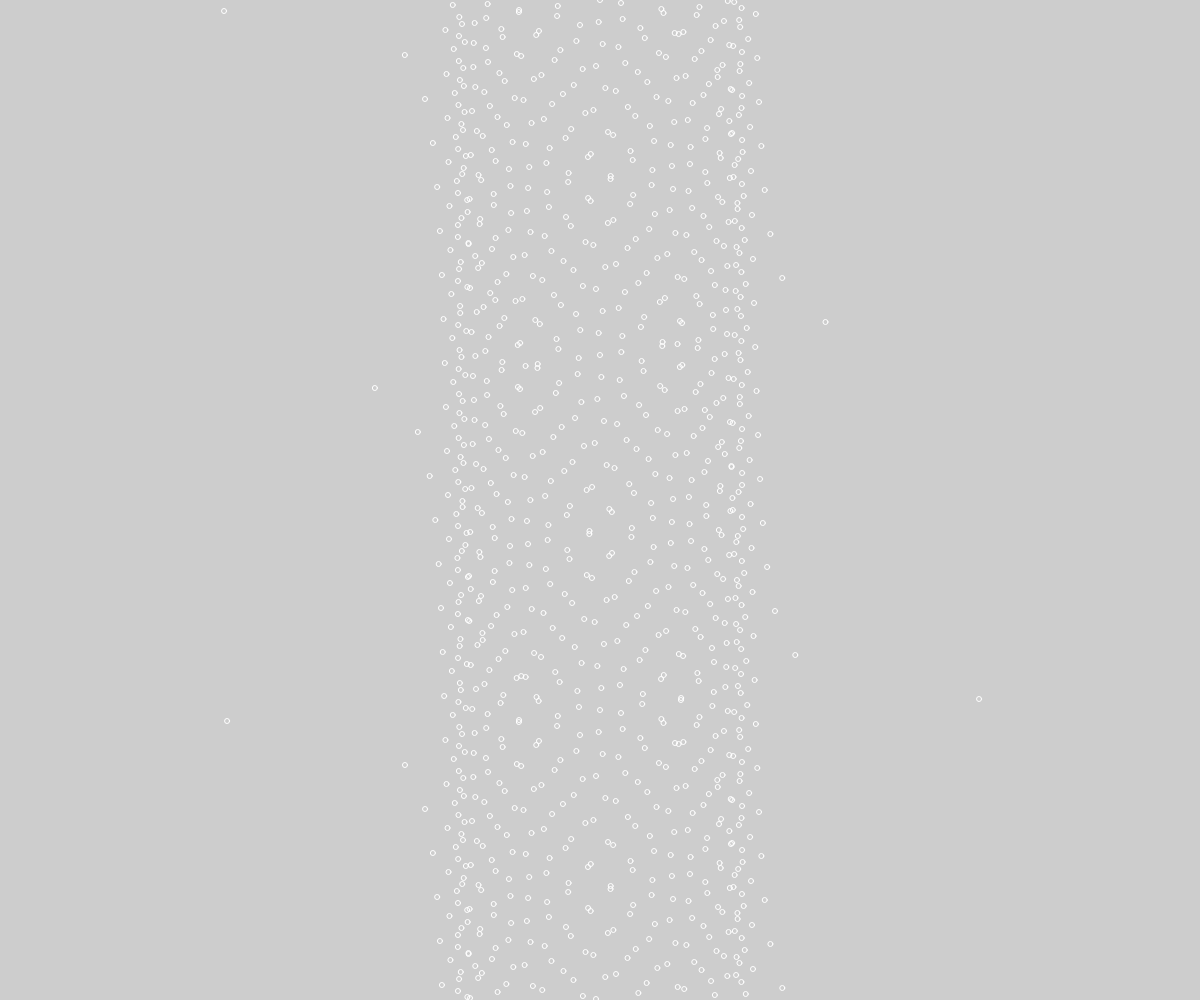
Frame 1 (no input)
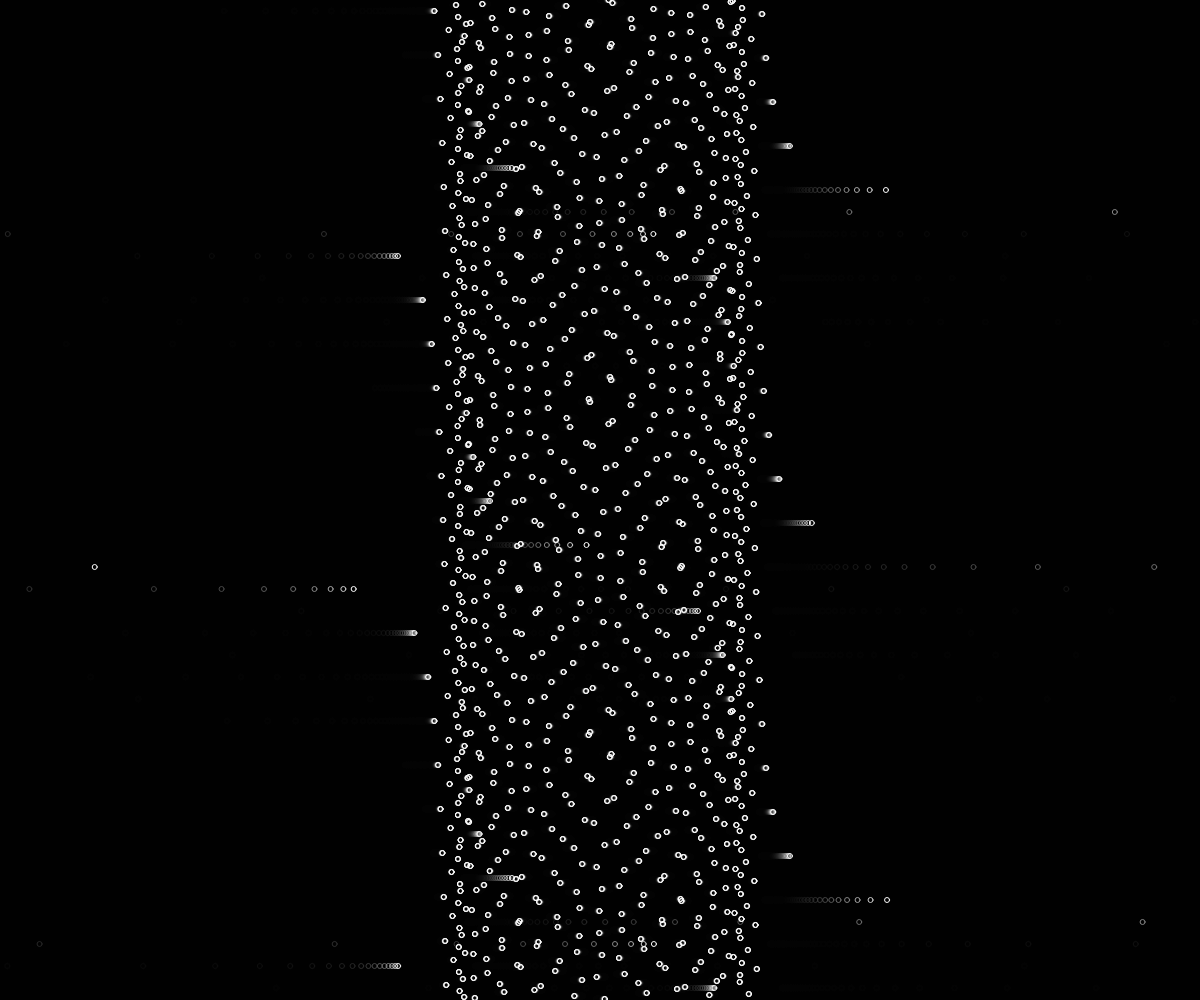
Frame 60 (no input)
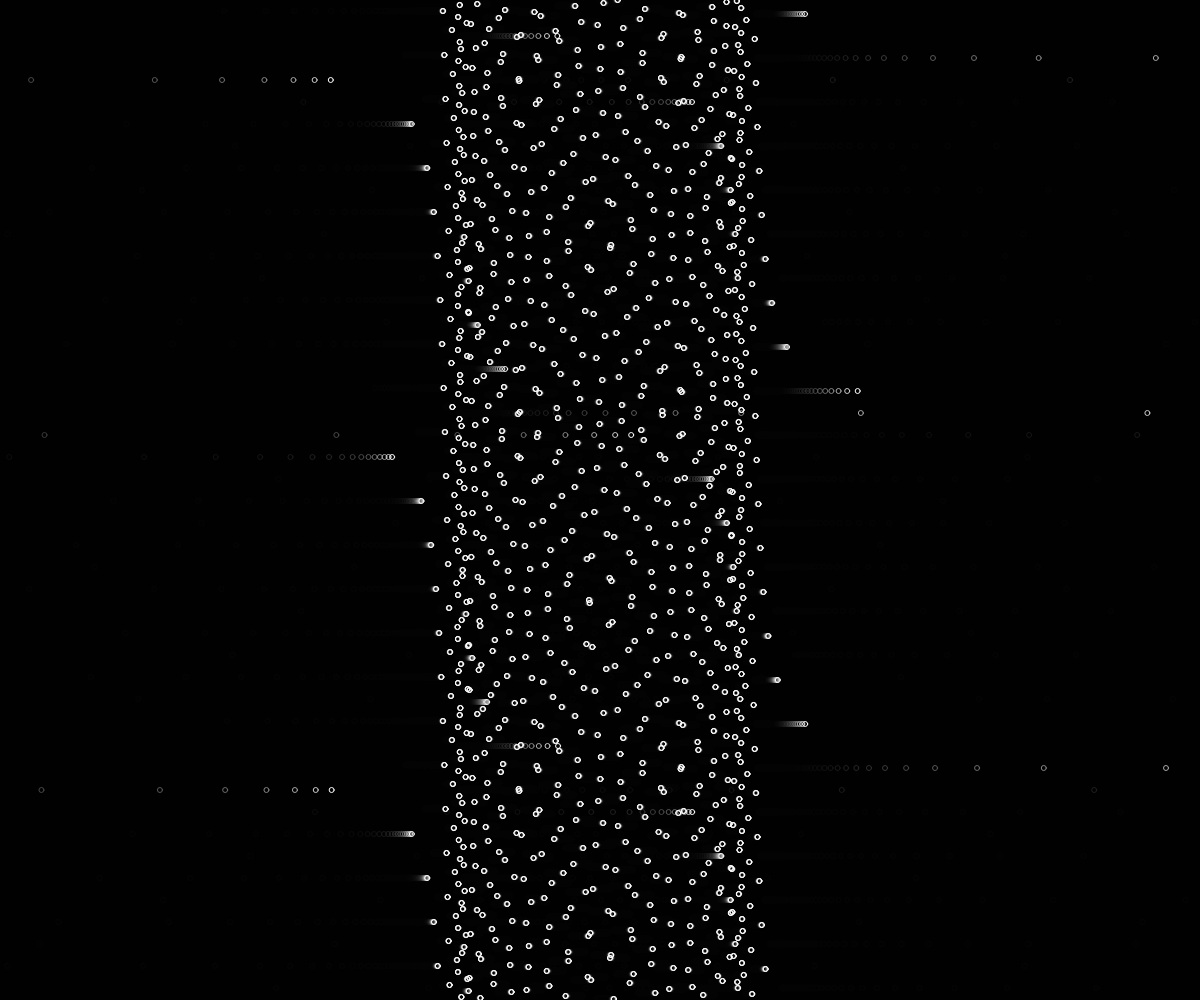
Frame 120 (the mouse pressed at the canvas centre since frame 60)

The p5.js sketch that drew these frames (run headless with seeded random() and noise() and a simulated clock; from frame 60 on, the mouse is pressed at the canvas centre):

// p5.js sketch
// ── sketch.js
// Inspired by the celestial pillars of terraria
// 27/01/2021

let t = 0;

function setup() {
  createCanvas(windowWidth, windowHeight);
  stroke(255);
  noFill();
}

function draw() {
  background(0, 50);
  translate(width / 2, 0);

  for (let j = 0; j < height; j++) {
    ellipse(150 * sin(j + t) + tan(j + t), j, 5);
  }

  t += 0.001;
}
